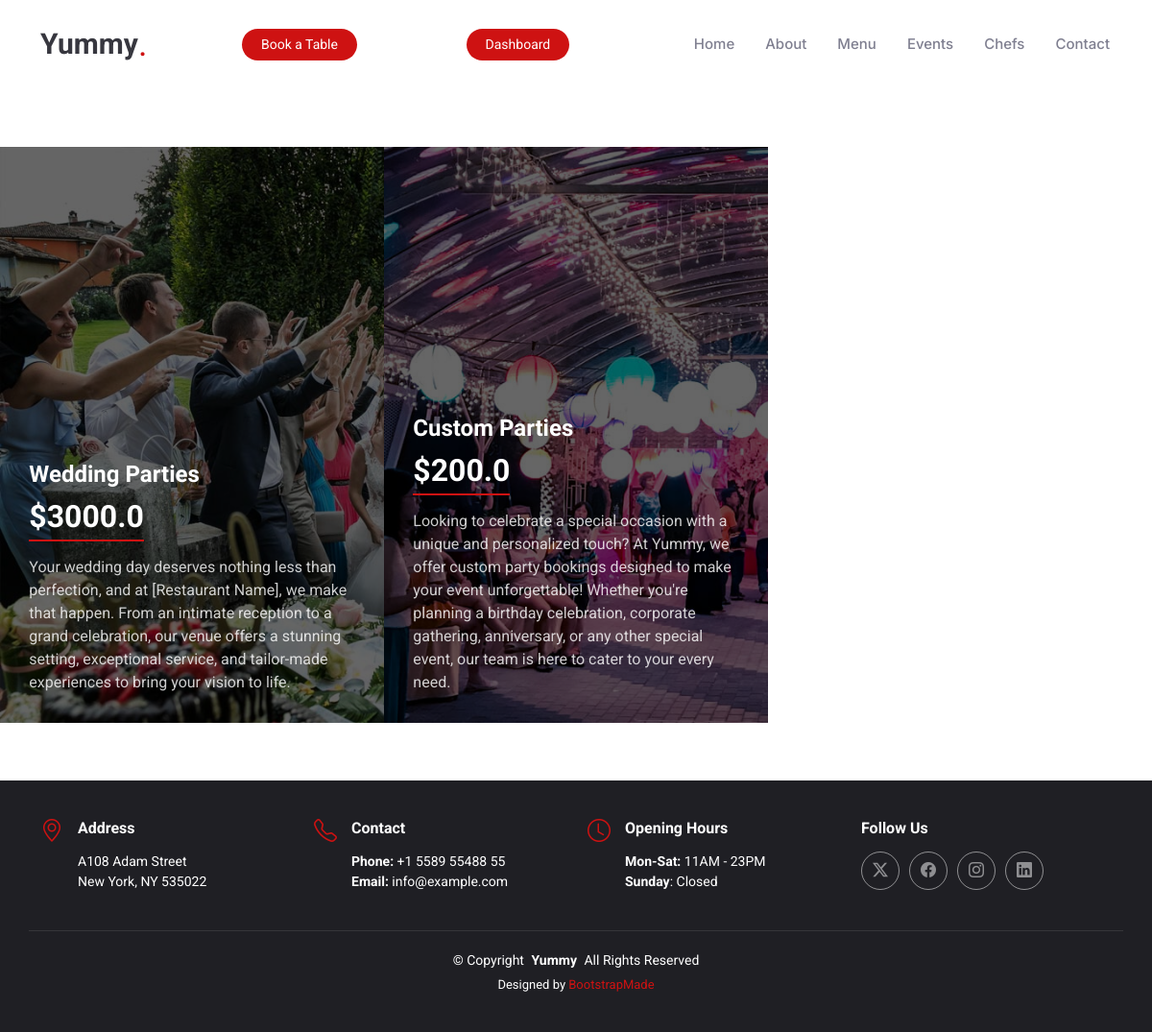
/eventsPage/, run on the app's committed database.
### myApp/models.py (models this page shows)
class EventModel(models.Model):
    event_image = models.ImageField(upload_to='Media/Event_Pic', null=True)
    event_name = models.CharField(max_length=100, null=True)
    event_price = models.FloatField(null=True)
    event_description = models.TextField(max_length=500, null=True)

### myProject/views.py (the view)
# urls.py: path('eventsPage/', eventsPage, name='eventsPage'),
def eventsPage(req):
    events = EventModel.objects.all()
    return render(req, 'myAdmin/user/events.html', {'events': events})

### templates/myAdmin/user/events.html (shortened to what this page needs)
{% extends 'common/user/master.html' %}
{% load static %}
{% block body %}
<section id="events" class="events section">
  <div class="container-fluid" data-aos="fade-up" data-aos-delay="100">
    <div class="swiper init-swiper">
      <div class="swiper-wrapper">
        {% for event in events %}
        <div class="swiper-slide event-item d-flex flex-column justify-content-end"
          style="background-image: url('/{{event.event_image}}')">
          <h3>{{event.event_name}}</h3>
          <div class="price align-self-start">${{event.event_price}}</div>
          <p class="description">
            {{event.event_description}}
          </p>
        </div>
        {% endfor %}
      </div>
    </div>
  </div>
</section>
{% endblock body %}

### static/user/assets/css/main.css (style rules this page uses)
:root { --default-font: "Roboto", system-ui, -apple-system, "Segoe UI", Roboto, "Helvetica Neue", Arial, "Noto Sans", "Liberation Sans", sans-serif, "Apple Color Emoji", "Segoe UI Emoji", "Segoe UI Symbol", "Noto Color Emoji"; --heading-font: "Amatic SC", sans-serif; --nav-font: "Inter", sans-serif; }
:root { --background-color: #ffffff; --default-color: #212529; --heading-color: #37373f; --accent-color: #ce1212; --surface-color: #ffffff; --contrast-color: #ffffff; }
:root { --nav-color: #7f7f90; --nav-hover-color: #ce1212; --nav-mobile-background-color: #ffffff; --nav-dropdown-background-color: #ffffff; --nav-dropdown-color: #7f7f90; --nav-dropdown-hover-color: #ce1212; }
:root { scroll-behavior: smooth; }
body { color: var(--default-color); background-color: var(--background-color); font-family: var(--default-font); }
h1, h2, h3, h4, h5, h6 { color: var(--heading-color); font-family: var(--heading-font); }
section, .section { color: var(--default-color); background-color: var(--background-color); padding: 60px 0; scroll-margin-top: 92px; overflow: clip; }
.events .container-fluid { padding: 0; }
.events .event-item { background-size: cover; background-position: cente; min-height: 600px; padding: 30px; }
.events .event-item:before { content: ""; background: rgba(0, 0, 0, 0.6); position: absolute; inset: 0; }
.events .event-item h3 { font-size: 24px; font-weight: 700; margin-bottom: 5px; color: #ffffff; position: relative; }
.events .event-item .price { color: #ffffff; border-bottom: 2px solid var(--accent-color); font-size: 32px; font-weight: 700; margin-bottom: 15px; position: relative; }
.events .event-item .description { margin-bottom: 0; color: rgba(255, 255, 255, 0.8); position: relative; }
.events .swiper-wrapper { height: auto; }

### data on the page
EventModel: event_image (picture), event_name "Custom Parties", event_price "200.0", event_description "Looking to celebrate a special occasion with a unique and personalized touch? At Yummy, we offer custom party bookings designed to make your event unforgettable! Whether you're planning a birthday celebration, corporate gathering, anniversary, or any other special event, our team is here to cater to your every need."
EventModel: event_image (picture), event_name "Wedding Parties", event_price "3000.0", event_description "Your wedding day deserves nothing less than perfection, and at [Restaurant Name], we make that happen. From an intimate reception to a grand celebration, our venue offers a stunning setting, exceptional service, and tailor-made experiences to bring your vision to life."
